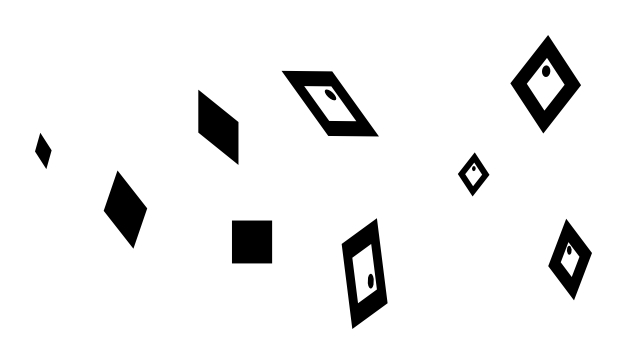
//> input picture opencv/cpp/sample.jpg, 618 x 350 px, given in place of the camera
$ ./cv2-squares2 1   (built with g++ and OpenCV 4)
//> lines starting //> are read from the running program, lines starting //| are printed output that depends on the picture; after the words box and inside, x2 and y2 are one past the last pixel; in counts of white or black regions, pixels touching at a corner belong together
// #define OPENCV_LEGACY
#ifdef OPENCV_LEGACY
  #include <cv.h>
  #include <highgui.h>
#else
  #include <opencv2/core/core.hpp>
  #include <opencv2/imgproc/imgproc.hpp>
  #include <opencv2/highgui/highgui.hpp>
#endif
#include <iostream>
#include <cmath>
#include <cstdio>

// based on: http://stackoverflow.com/questions/10533233/opencv-c-obj-c-advanced-square-detection
// compile: g++ -O2 -o cv2-squares2.out cv2-squares2.cpp -lopencv_core -lopencv_highgui -lopencv_imgproc -lopencv_imgcodecs -lopencv_videoio -I/usr/include/opencv4

using namespace cv;
using namespace std;

Point2f computeIntersect(Vec2f line1, Vec2f line2);
vector<Point2f> lineToPointPair(Vec2f line);
bool acceptLinePair(Vec2f line1, Vec2f line2, float minTheta);


bool acceptLinePair(Vec2f line1, Vec2f line2, float minTheta)
{
  float theta1 = line1[1], theta2 = line2[1];

  if(theta1 < minTheta)
  {
    theta1 += CV_PI; // dealing with 0 and 180 ambiguities...
  }

  if(theta2 < minTheta)
  {
    theta2 += CV_PI; // dealing with 0 and 180 ambiguities...
  }

  return abs(theta1 - theta2) > minTheta;
}

// the long nasty wikipedia line-intersection equation...bleh...
Point2f computeIntersect(Vec2f line1, Vec2f line2)
{
  vector<Point2f> p1 = lineToPointPair(line1);
  vector<Point2f> p2 = lineToPointPair(line2);

  float denom = (p1[0].x - p1[1].x)*(p2[0].y - p2[1].y) - (p1[0].y - p1[1].y)*(p2[0].x - p2[1].x);
  Point2f intersect(((p1[0].x*p1[1].y - p1[0].y*p1[1].x)*(p2[0].x - p2[1].x) -
             (p1[0].x - p1[1].x)*(p2[0].x*p2[1].y - p2[0].y*p2[1].x)) / denom,
            ((p1[0].x*p1[1].y - p1[0].y*p1[1].x)*(p2[0].y - p2[1].y) -
             (p1[0].y - p1[1].y)*(p2[0].x*p2[1].y - p2[0].y*p2[1].x)) / denom);

  return intersect;
}

vector<Point2f> lineToPointPair(Vec2f line)
{
  vector<Point2f> points;

  float r = line[0], t = line[1];
  double cos_t = cos(t), sin_t = sin(t);
  double x0 = r*cos_t, y0 = r*sin_t;
  double alpha = 1000;

  points.push_back(Point2f(x0 + alpha*(-sin_t), y0 + alpha*cos_t));
  points.push_back(Point2f(x0 - alpha*(-sin_t), y0 - alpha*cos_t));

  return points;
}

// [54 lines of commented-out code are left out]

int main(int argc, char **argv)
{
  cv::VideoCapture cap(0); // open the default camera
  if(argc==2)
  {
    cap.release();
    cap.open(atoi(argv[1]));
  }
  if(!cap.isOpened())  // check if we succeeded
  {
    std::cerr<<"no camera!"<<std::endl;
    return -1;
  }
  std::cerr<<"camera opened"<<std::endl;

  // cv::namedWindow(wndname,1);
  cv::Mat frame;
  for(;;)
  {
    cap >> frame; // get a new frame from camera
//> frame is the input picture: 350 rows x 618 cols, CV_8UC3; min 0, max 255, mean 237.4


    // >>>
    Mat occludedSquare = frame;

    // resize(occludedSquare, occludedSquare, Size(0, 0), 0.25, 0.25);

    Mat occludedSquare8u;
    cvtColor(occludedSquare, occludedSquare8u, cv::COLOR_BGR2GRAY);

    Mat thresh;
    threshold(occludedSquare8u, thresh, 200.0, 255.0, THRESH_BINARY);
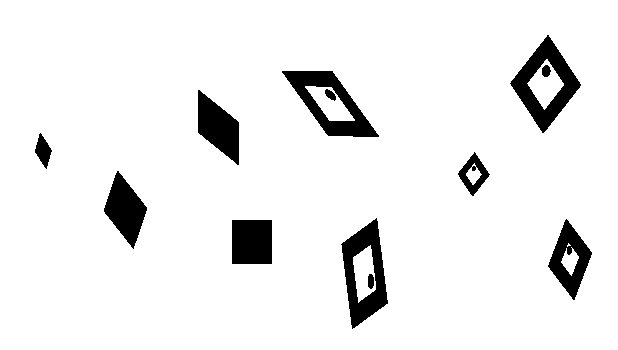
//> thresh: 350 rows x 618 cols, CV_8UC1; 92.8% white; 12 black regions, largest, box (x1, y1, x2, y2) and area: (510, 35, 581, 133) 2580, (341, 218, 388, 329) 2448, (282, 71, 379, 137) 2431

    GaussianBlur(thresh, thresh, Size(7, 7), 2.0, 2.0);
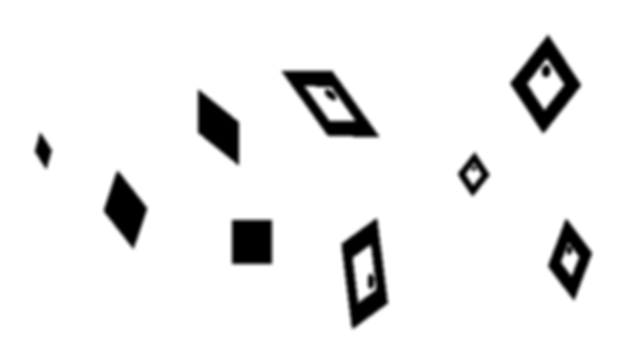
//> thresh: 350 rows x 618 cols, CV_8UC1; 7.79% of pixels changed, all inside (x1, y1, x2, y2) = (32, 32, 595, 332)

    Mat edges;
    Canny(thresh, edges, 66.0, 133.0, 3);
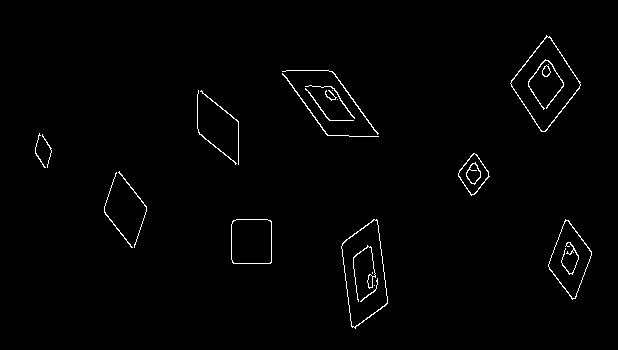
//> edges: 350 rows x 618 cols, CV_8UC1; 1.2% white in thin lines or dots, all inside (x1, y1, x2, y2) = (35, 35, 592, 329)

    vector<Vec2f> lines;
    HoughLines( edges, lines, 1, CV_PI/180, 50, 0, 0 );
//> lines = 17 lines (rho, theta), first 12: [-227, 2.51], [-190, 2.53], [-303, 3], [-309, 3.02], [-232, 2.53], [-342, 3], [-181, 2.5], [510, 0.66], [-441, 2.57], [-185, 2.51], [-222, 2.5], [-17, 2.23]

    cout << "Detected " << lines.size() << " lines." << endl;
//| Detected 17 lines.

    // compute the intersection from the lines detected...
    vector<Point2f> intersections;
    for( size_t i = 0; i < lines.size(); i++ )
    {
      for(size_t j = 0; j < lines.size(); j++)
      {
        Vec2f line1 = lines[i];
        Vec2f line2 = lines[j];
        if(acceptLinePair(line1, line2, CV_PI / 32))
        {
          Point2f intersection = computeIntersect(line1, line2);
          intersections.push_back(intersection);
        }
      }

    }
//> this loop made 17 passes
//> after the loop, intersections = 202 Points (x, y), first 12: [312.1, 43.33], [317.6, 50.9], [360.9, 110.5], [457.2, 243.1], [612.7, 457.1], [423.8, 197], [331.4, 70], [631.6, 483.2], [321.7, 56.55], [324.6, 132.3], [328.2, 137.5], [373.8, 202.7]

    if(intersections.size() > 0)
    {
      vector<Point2f>::iterator i;
      for(i = intersections.begin(); i != intersections.end(); ++i)
      {
        cout << "Intersection is " << i->x << ", " << i->y << endl;
        circle(occludedSquare, *i, 1, Scalar(0, 255, 0), 3);
      }
//> this loop made 202 passes
//| Intersection is 312.067, 43.3282
//| Intersection is 317.571, 50.9031
//| Intersection is 360.896, 110.535
//| Intersection is 457.238, 243.139
//| Intersection is 612.711, 457.129
//| Intersection is 423.745, 197.04
//| Intersection is 331.445, 70
//| Intersection is 631.641, 483.184
//> (output is shown up to pass 8 of 202)
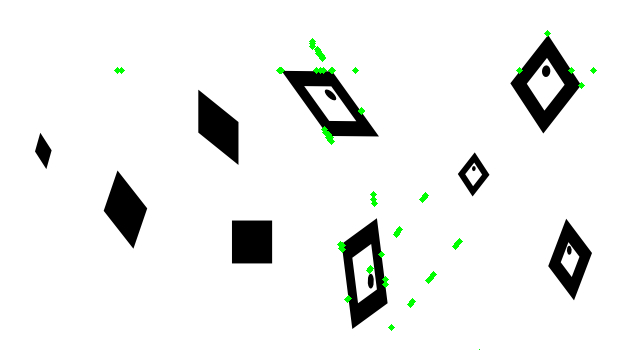
//> occludedSquare: 350 rows x 618 cols, CV_8UC3; 0.55% of pixels changed, all inside (x1, y1, x2, y2) = (114, 30, 597, 350)
    }

    imshow("intersect", occludedSquare);
    //<<<


    // cv::imshow("camera", frame);
    int c(cv::waitKey(10));
//> the 'q' key is pressed
    if(c=='\x1b'||c=='q') break;
    // usleep(10000);
  }
  // the camera will be deinitialized automatically in VideoCapture destructor
  return 0;
}
